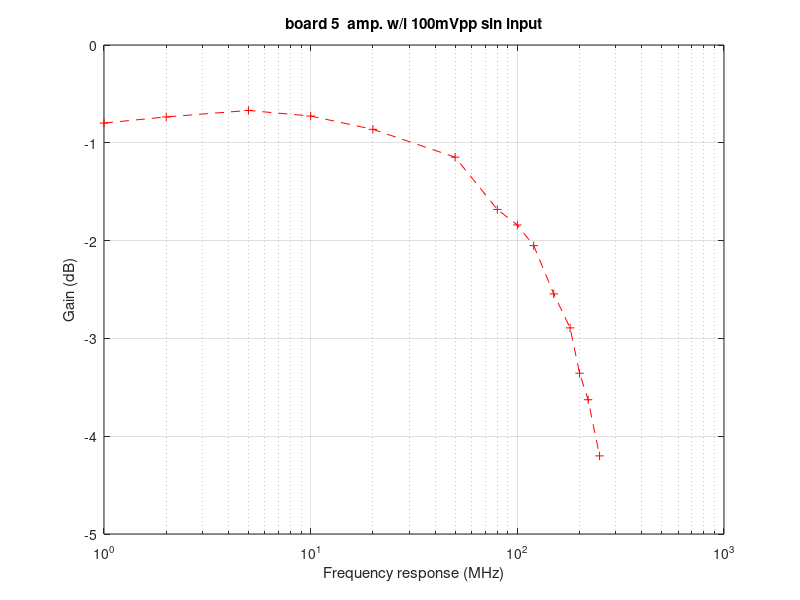

The MATLAB script that drew this image:
clear all;
close all;
clc;
format long;

freq=[1 2 5 10 20 50 80 100 120 150 180 200 220 250];%MHz
inVpp=[50.9+48.2 48.9+50.9 48.9+50.9 49.5+50.2 48.2+50.2 47.5+49.5 48.7+46.2 45.8+49 48.1+44.6 45.1+49 47+44.8 44.6+46.2 47.2+44.2 42.9+45.5];
outVpp=[44.9+45.5 45.5+46.2 45.5+46.9 46.2+45.5 44.2+44.9 42.2+42.8 38.7+39.5 38.2+38.5 36.8+36.4 35+35.2 31.9+33.9 30.4+31.3 30.1+30.1 26.9+27.6];
flen=length(freq);

for i=1:flen
    gain(i)=outVpp(i)/inVpp(i);
    gaindB(i)=20*log10(gain(i));
end
figure(1)
semilogx(freq,gaindB,'r--+');
grid on
xlabel('Frequency response (MHz)');
ylabel('Gain (dB)');
title('board 5  amp. w/i 100mVpp sin input');
%figure(2)
%plot(freq,gain,'r--+');